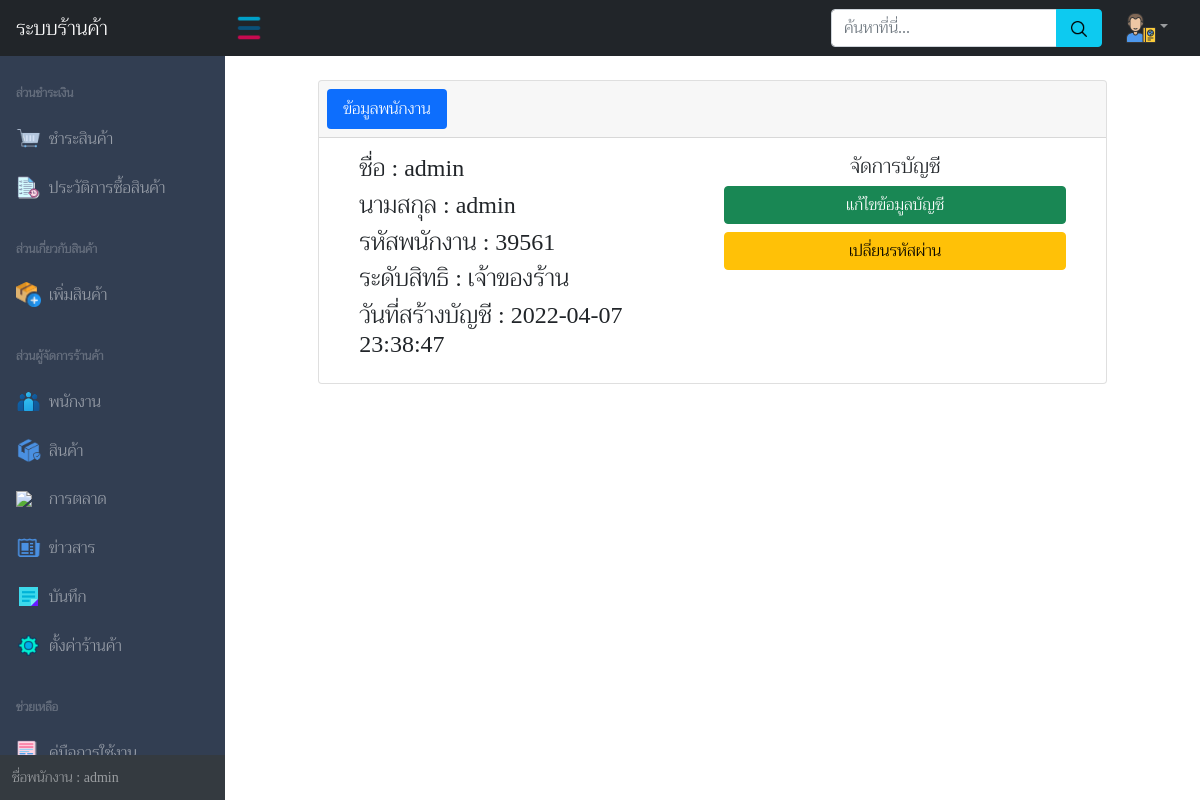
The page /pages/editprofile.php (signed in) on the database its author committed.
### tables this page shows
CREATE TABLE `staff` (
  `id_staff` int(11) NOT NULL,
  `fname_staff` varchar(300) NOT NULL,
  `lname_staff` varchar(200) NOT NULL,
  `number_staff` varchar(300) NOT NULL,
  `pass` varchar(300) NOT NULL,
  `admin` int(10) NOT NULL DEFAULT '0',
  `date_staff` datetime NOT NULL,
  `statusstaff` varchar(10) NOT NULL DEFAULT '0',
  `login_staff` int(11) NOT NULL DEFAULT '0',
  `datelogin_staff` datetime NOT NULL DEFAULT CURRENT_TIMESTAMP
);

### php_action/check.php (called while the page is built, shortened)
<?php
$id_staff = $_SESSION['id_staff'];
?>

### pages/editprofile.php (the view, shortened to what this page needs)
<!DOCTYPE html>
<html lang="en">
<head>
    <?php
    require('../php_action/check.php');
    include('../php_action/bootstrap.php');
    ?>
</head>
<body class="sb-nav-fixed">
    <div id="layoutSidenav_content">
        <main>
            <div class="container">
                <div class="row mt-4">
                    <div class="col-xl-1 col-lg-2 col-md-1"></div>
                    <div class="col-xl-10 col-lg-8 col-md-10">
                        <div class="card">
                            <div class="card-header">
                                <ul class="nav nav-pills card-header-pills">
                                    <li class="nav-item">
                                        <a class="nav-link active">ข้อมูลพนักงาน</a>
                                    </li>
                                </ul>
                            </div>
                            <?php
                            require('../php_action/dbconnect.php');
                            $sql = "SELECT fname_staff,lname_staff,number_staff,admin,date_staff,id_staff FROM staff WHERE id_staff = $id_staff";
                            $result = $con->query($sql);
                            $data_staff = $result->fetch_assoc();
                            ?>
                            <div class="card-body">
                                <div class="container">
                                    <div class="row">
                                        <div class="col-xl-6 col-lg-6 col-md-6">
                                            <h4>ชื่อ : <?= $data_staff['fname_staff'] ?></h4>
                                            <h4>นามสกุล : <?= $data_staff['lname_staff'] ?></h4>
                                            <h4>รหัสพนักงาน : <?= $data_staff['number_staff'] ?></h4>
                                            <h4>ระดับสิทธิ : <?php if ($data_staff['admin'] == 1) {
                                                                    echo "เจ้าของร้าน";
                                                                } else {
                                                                    echo "พนักงาน";
                                                                } ?></h4>
                                            <h4>วันที่สร้างบัญชี : <?= $data_staff['date_staff'] ?></h4>
                                        </div>
                                        <div class="col-xl-6 col-lg-6 col-md-6">
                                            <h5 class="text-center">จัดการบัญชี</h5>
                                            <button class="btn btn-success w-100" onclick="if(datauserform.hidden == true){document.getElementById('datauserform').hidden = false;}else{document.getElementById('datauserform').hidden = true;}">แก้ไขข้อมูลบัญชี</button>
                                            <button class="btn btn-warning w-100 mt-2" onclick="if(formresetpassword.hidden == true){document.getElementById('formresetpassword').hidden = false;}else{document.getElementById('formresetpassword').hidden = true;}">เปลี่ยนรหัสผ่าน</button>
                                        </div>
                                    </div>
                                </div>
                            </div>
                        </div>
                    </div>
                </div>
            </div>
        </main>
    </div>
</body>
</html>

### rows shown on the page
staff: fname_staff "admin", lname_staff "admin", number_staff "39561", date_staff "2022-04-07 23:38:47"
